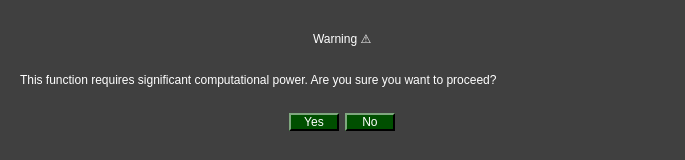
<?xml version="1.0" encoding="UTF-8"?>
<ui version="4.0">
 <class>Dialog_rt_filter</class>
 <widget class="QDialog" name="Dialog_rt_filter">
  <property name="geometry">
   <rect>
    <x>0</x>
    <y>0</y>
    <width>685</width>
    <height>160</height>
   </rect>
  </property>
  <property name="windowTitle">
   <string>Dialog</string>
  </property>
  <property name="styleSheet">
   <string notr="true">QWidget{
	background-color: rgb(64, 64, 64);
}

QTabWidget::pane { 
   border: 1px solid rgb(166, 166, 166);
}

QTabBar::tab {
  	background-color: rgb(77, 77, 77);
 }

 QTabBar::tab:selected {
  	background-color: rgb(140, 140, 140);
	padding-top: 2px;
	padding-bottom: 2px;
	padding-left: 12px;
	padding-right: 12px;
 }

 QTabBar::tab:selected:hover {
  	background-color: rgb(140, 140, 140);
	padding-top: 2px;
	padding-bottom: 2px;
	padding-left: 12px;
	padding-right: 12px;
 }

 QTabBar::tab:hover {
  	background-color: rgb(109, 109, 109);
	padding-top: 2px;
	padding-bottom: 2px;
	padding-left: 12px;
	padding-right: 12px;
 }

 QTabBar::tab:middle {
	border-right: 1px dashed rgb(166, 166, 166);
	border-left: 1px dashed rgb(166, 166, 166);
	padding-top: 2px;
	padding-bottom: 2px;
	padding-left: 12px;
	padding-right: 12px;
 }

 QTabBar::tab:last {
	border-top-right-radius: 10px;
	padding-top: 2px;
	padding-bottom: 2px;
	padding-left: 12px;
	padding-right: 12px;
 }

 QTabBar::tab:first {
	border-top-left-radius: 10px;
	padding-top: 2px;
	padding-bottom: 2px;
	padding-left: 12px;
	padding-right: 12px;
 }


QComboBox QAbstractItemView {
    background-color: rgb(77, 77, 77);
}

QComboBox QAbstractItemView::item:focus{
    background-color: rgb(140, 140, 140);
}

QDoubleSpinBox{
	background-color: rgb(77, 77, 77);
	
	border-top: 1.5px solid rgb(46, 46, 46);
	border-left: 1.5px solid rgb(46, 46, 46);

	border-bottom: 1.5px solid rgb(166, 166, 166);
	border-right: 1.5px solid rgb(166, 166, 166);
}

QDoubleSpinBox::up-button{
    image: url(:/imgs/imgs/drop_up_arrow.png);
	width: 11px;

	background-color: rgb(0, 79, 0);
	border-top: 1.5px solid rgb(127, 167, 127);
	border-left: 1.5px solid rgb(127, 167, 127);

	border-bottom: 1.5px solid rgb(0, 0, 0);
	border-right: 1.5px solid rgb(0, 0, 0);
}

QDoubleSpinBox::up-button:pressed{
	border: 2px solid rgb(255, 255, 255);
}

QDoubleSpinBox::up-button:hover{
	background-color: rgb(0, 50, 0);
}

QDoubleSpinBox::down-button{
    image: url(:/imgs/imgs/drop_down_arrow.png);
	width: 11px;

	background-color: rgb(0, 79, 0);
	border-top: 1.5px solid rgb(127, 167, 127);
	border-left: 1.5px solid rgb(127, 167, 127);

	border-bottom: 1.5px solid rgb(0, 0, 0);
	border-right: 1.5px solid rgb(0, 0, 0);
}

QDoubleSpinBox::down-button:pressed{
	border: 2px solid rgb(255, 255, 255);
}

QDoubleSpinBox::down-button:hover{
	background-color: rgb(0, 50, 0);
}

QWidget#centralwidget{
	background-color: rgb(64, 64, 64);
}

QWidget{
	color: rgb(255, 255, 255);
}

QComboBox{
	background-color: rgb(77, 77, 77);
	
	border-top: 1.5px solid rgb(46, 46, 46);
	border-left: 1.5px solid rgb(46, 46, 46);

	border-bottom: 1.5px solid rgb(166, 166, 166);
	border-right: 1.5px solid rgb(166, 166, 166);
}


QComboBox::drop-down{
	image: url(:/imgs/imgs/drop_down_arrow.png);
	width: 11px;

	background-color: rgb(0, 79, 0);
	border-top: 2px solid rgb(127, 167, 127);
	border-left: 2px solid rgb(127, 167, 127);

	border-bottom: 2px solid rgb(0, 0, 0);
	border-right: 2px solid rgb(0, 0, 0);
}

QComboBox::drop-down:hover{
	background-color: rgb(0, 50, 0);
}

QComboBox::drop-down:pressed{
	border: 2px solid rgb(255, 255, 255);
}

QPushButton{
	background-color: rgb(0, 79, 0);

	border-top: 1.5px solid rgb(127, 167, 127);
	border-left: 1.5px solid rgb(127, 167, 127);

	border-bottom: 1.5px solid rgb(0, 0, 0);
	border-right: 1.5px solid rgb(0, 0, 0);

	
	font: 12pt &quot;Helvetica&quot;;
	text-align:center;
}

QWidget{
	font: 12pt &quot;Helvetica&quot;;
}

QPushButton:hover{
	background-color: rgb(0, 50, 0);
}

QPushButton:pressed{
	border: 2px solid rgb(255, 255, 255);
}

QLineEdit{
	background-color: rgb(77, 77, 77);
	border-top: 1.5px solid rgb(46, 46, 46);
	border-left: 1.5px solid rgb(46, 46, 46);

	border-bottom: 1.5px solid rgb(166, 166, 166);
	border-right: 1.5px solid rgb(166, 166, 166);
}

QRadioButton::indicator{
	border-radius: 6px;
	border-top: 1.5px solid rgb(0, 0, 0);
	border-left: 1.5px solid rgb(0, 0, 0);

	border-bottom: 1.5px solid rgb(160, 160, 160);
	border-right: 1.5px solid rgb(160, 160, 160);
}

QRadioButton::indicator::checked{
	background-color: white;
}

QRadioButton::indicator::unchecked:hover{
	background-color: #9F9F9F;
}

QRadioButton::indicator::pressed{
	border: 1.5px solid #505050
}

QPushButton#reload_devices{
	image: url(:/imgs/imgs/reload.png);
	width: 11px;
	background-color: rgb(0, 79, 0);

	border-top: 1.5px solid rgb(127, 167, 127);
	border-left: 1.5px solid rgb(127, 167, 127);

	border-bottom: 1.5px solid rgb(0, 0, 0);
	border-right: 1.5px solid rgb(0, 0, 0);

	
	font: 12pt &quot;Helvetica&quot;;
	text-align:center;
}

QPushButton#reload_devices:hover{
	background-color: rgb(0, 50, 0);
}

QPushButton#reload_devices:pressed{
	border: 2px solid rgb(255, 255, 255);
}

</string>
  </property>
  <layout class="QGridLayout" name="gridLayout">
   <item row="0" column="0">
    <widget class="QWidget" name="widget" native="true">
     <layout class="QGridLayout" name="gridLayout_2">
      <item row="0" column="1" alignment="Qt::AlignHCenter">
       <widget class="QLabel" name="label">
        <property name="text">
         <string>Warning ⚠️</string>
        </property>
       </widget>
      </item>
      <item row="1" column="1">
       <widget class="QLabel" name="label_2">
        <property name="text">
         <string>This function requires significant computational power. Are you sure you want to proceed?</string>
        </property>
       </widget>
      </item>
      <item row="2" column="1" alignment="Qt::AlignHCenter">
       <widget class="QWidget" name="widget_2" native="true">
        <layout class="QHBoxLayout" name="horizontalLayout">
         <item>
          <widget class="QPushButton" name="yes_warning">
           <property name="minimumSize">
            <size>
             <width>50</width>
             <height>0</height>
            </size>
           </property>
           <property name="maximumSize">
            <size>
             <width>50</width>
             <height>16777215</height>
            </size>
           </property>
           <property name="text">
            <string>Yes</string>
           </property>
          </widget>
         </item>
         <item>
          <widget class="QPushButton" name="no_warning">
           <property name="minimumSize">
            <size>
             <width>50</width>
             <height>0</height>
            </size>
           </property>
           <property name="maximumSize">
            <size>
             <width>50</width>
             <height>16777215</height>
            </size>
           </property>
           <property name="text">
            <string>No</string>
           </property>
          </widget>
         </item>
        </layout>
       </widget>
      </item>
     </layout>
    </widget>
   </item>
  </layout>
 </widget>
 <resources/>
 <connections/>
</ui>
